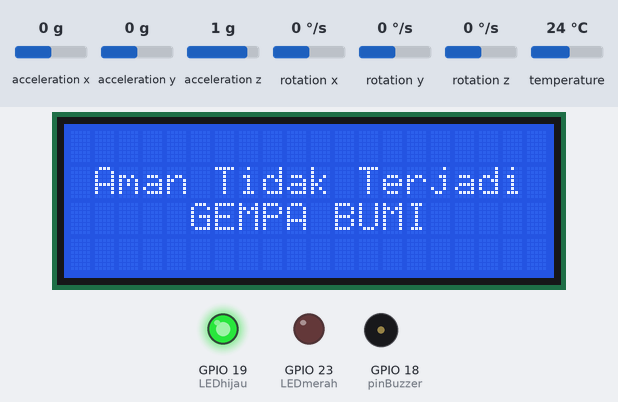
The sketch below on a simulated ESP32. Shown: 20×4 character LCD, output pins drawn as LEDs (lit = HIGH), buzzer (waves = sounding). The test bench sets the inputs (shaded band); at power-on: acceleration x 0 g, acceleration y 0 g, acceleration z 1 g, rotation x 0 °/s, rotation y 0 °/s, rotation z 0 °/s, temperature 24 °C. WiFi joins after 1.5 s; servers stay silent unless stated; web services answer with replies made up by the test bench; what the sketch prints to the serial monitor is not drawn.

Above: at 2.8 s.
2.9 s: acceleration x set to -1.4 g
At 5.0 s:
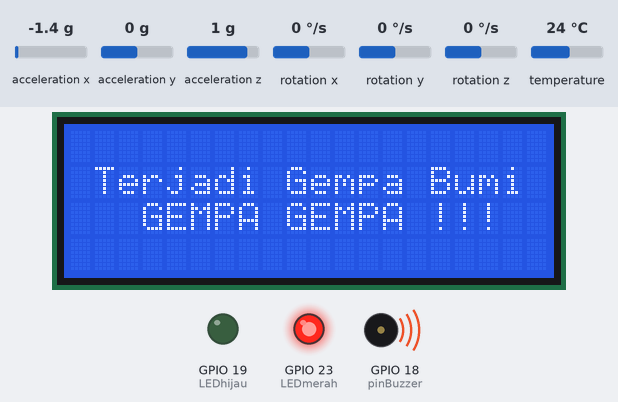
5.4 s: acceleration x set to 0 g
At 6.1 s:
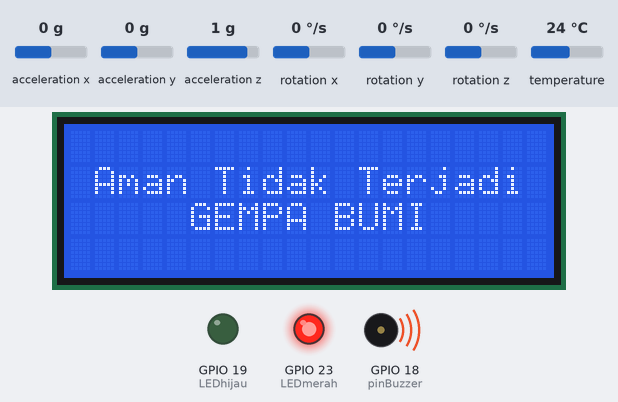
8.2 s: acceleration x set to -0.8 g
At 10.3 s:
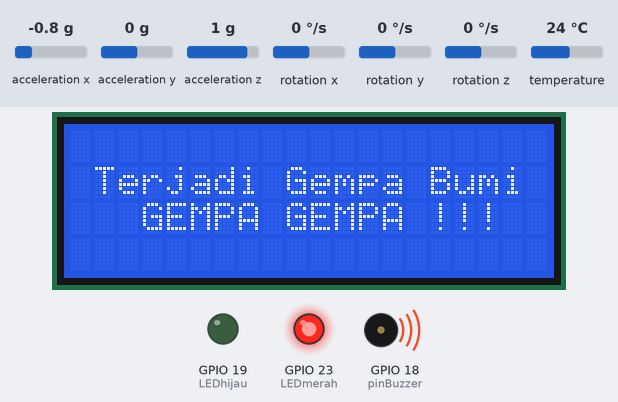
Timing chart, 0 to 16.6 s (numbered marks = the images above; inputs shaded):
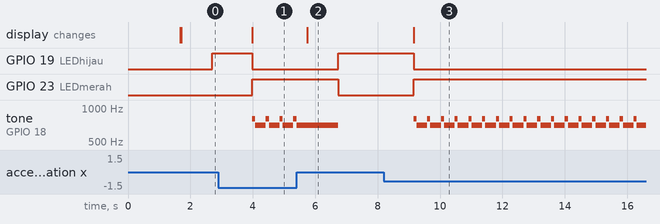

Measured:
- after the input at 2.9 s, GPIO 19 (LEDhijau): HIGH → LOW after 1.1 s; GPIO 23 (LEDmerah): LOW → HIGH after 1.1 s; tone on GPIO 18 (pinBuzzer): alternates 800 Hz for 0.10 s and 700 Hz for 0.34 s, starting after 1.1 s; the display: changes after 1.1 s (image 1)
- after the input at 5.4 s, GPIO 19 (LEDhijau): LOW → HIGH after 1.3 s; GPIO 23 (LEDmerah): HIGH → LOW after 1.3 s; the display: changes after 0.34 s (image 2)
- after the input at 8.2 s, GPIO 19 (LEDhijau): HIGH → LOW after 0.95 s; GPIO 23 (LEDmerah): LOW → HIGH after 0.95 s; tone on GPIO 18 (pinBuzzer): alternates 800 Hz for 0.10 s and 700 Hz for 0.34 s, starting after 0.95 s; the display: changes after 0.95 s (image 3)

The sketch:

sketch.ino
```cpp
#include <WiFi.h>
#include <WiFiClient.h>
#include <Adafruit_MPU6050.h>
#include <Adafruit_Sensor.h>
#include <Wire.h>
#include "ThingSpeak.h"
#include <LiquidCrystal_I2C.h>
#include <freertos/FreeRTOS.h>
#include <freertos/task.h>

#define pinBuzzer 18
int LEDmerah = 23;
int LEDhijau = 19;

WiFiClient client;

String thingSpeakAddress = "api.thingspeak.com";
String writeAPIKey;
String tsfield1Name;
String request_string;

LiquidCrystal_I2C lcd(0x27, 20, 4);

Adafruit_MPU6050 mpu;

void mpu6050Task(void *parameter);
void kirimThingspeakTask(void *parameter);

void setup()
{
  pinMode(LEDmerah, OUTPUT); // Set LEDmerah sebagai output
  pinMode(LEDhijau, OUTPUT); // Set LEDhijau sebagai output
  Serial.begin(115200);

  // Koneksi Wifi
  WiFi.disconnect();
  WiFi.begin("Wokwi-GUEST", "");
  while (!(WiFi.status() == WL_CONNECTED))
  {
    delay(300);
    Serial.print(".");
  }
  Serial.println("");
  Serial.println("WiFi connected");
  Serial.println("IP address: ");
  Serial.println(WiFi.localIP());

  // Koneksi mpu6050
  if (!mpu.begin())
  {
    Serial.println("Failed to find MPU6050 chip");
    while (1)
    {
      delay(10);
    }
  }
  mpu.setAccelerometerRange(MPU6050_RANGE_16_G);
  mpu.setGyroRange(MPU6050_RANGE_250_DEG);
  mpu.setFilterBandwidth(MPU6050_BAND_21_HZ);
  Serial.println("");
  delay(100);
  lcd.init();
  lcd.backlight();

  // Create tasks
  xTaskCreatePinnedToCore(
      mpu6050Task,    // Task function
      "mpu6050Task",  // Task name
      4096,           // Stack size (bytes)
      NULL,           // Task parameter
      1,              // Task priority
      NULL,           // Task handle
      0);             // Run on core 0

  xTaskCreatePinnedToCore(
      kirimThingspeakTask, // Task function
      "kirimThingspeakTask", // Task name
      4096,                 // Stack size (bytes)
      NULL,                 // Task parameter
      1,                    // Task priority
      NULL,                 // Task handle
      0);                   // Run on core 0
}

// inisialisasi nilai sensor
double x, y, z;
double xg, yg, zg;
int t;

void loop()
{
  // Empty loop
}

void mpu6050Task(void *parameter)
{
  while (1)
  {
    sensors_event_t a, g, temp;
    mpu.getEvent(&a, &g, &temp);

    // Acceleration
    x = a.acceleration.x;
    y = a.acceleration.y;
    z = a.acceleration.z;

    // Gyroscope
    xg = g.gyro.x;
    yg = g.gyro.y;
    zg = g.gyro.y;

    t = temp.temperature;

    // Tidak Gempa
    if (x == 0 && y == 0)
    {
      lcd.clear();
      lcd.setCursor(1, 1);
      lcd.println("Aman Tidak Terjadi");
      lcd.setCursor(5, 2);
      lcd.println("GEMPA BUMI");
      Serial.print("Aman : ");
      Serial.print(x);
      Serial.print(",");
      Serial.print(y);
      Serial.print(",");
      Serial.print(z);
      Serial.print(", ");
      delay(1000);
      tone(pinBuzzer, 0);
      digitalWrite(LEDmerah, LOW);
      digitalWrite(LEDhijau, HIGH);
    }
    // Terjadi Gempa
    else
    {
      lcd.clear();
      lcd.setCursor(1, 1);
      lcd.println("Terjadi Gempa Bumi");
      lcd.setCursor(3, 2);
      lcd.println("GEMPA GEMPA !!!");
      // Acceleration
      Serial.println("Acceleration : ");
      Serial.print(" X: ");
      Serial.print(x);
      Serial.print(", Y: ");
      Serial.print(y);
      Serial.print(", Z: ");
      Serial.print(z);
      Serial.println(" m/s^2");
      tone(pinBuzzer, 800);
      digitalWrite(LEDmerah, HIGH);
      digitalWrite(LEDhijau, LOW);
      delay(100);
      // Rotation
      Serial.println("Rotation : ");
      Serial.print(" X: ");
      Serial.print(xg);
      Serial.print(", Y: ");
      Serial.print(yg);
      Serial.print(", Z: ");
      Serial.print(zg);
      tone(pinBuzzer, 700);
      digitalWrite(LEDmerah, HIGH);
      digitalWrite(LEDhijau, LOW);
      delay(100);
      // Temperature
      Serial.println("Temperature : ");
      Serial.print("Temp :");
      Serial.print(t);
      Serial.println(" degC");
      delay(100);
    }

    vTaskDelay(pdMS_TO_TICKS(100));
  }
}

void kirimThingspeakTask(void *parameter)
{
  while (1)
  {
    if (client.connect("api.thingspeak.com", 80))
    {
      request_string = "/update?";
      request_string += "key=";
      request_string += "DJJBY2GVDN935JXJ";
      request_string += "&";
      request_string += "field1";
      request_string += "=";
      request_string += x;
      request_string += "&";
      request_string += "field2";
      request_string += "=";
      request_string += y;
      request_string += "&";
      request_string += "field3";
      request_string += "=";
      request_string += z;

      request_string += "&";
      request_string += "field4";
      request_string += "=";
      request_string += xg;
      request_string += "&";
      request_string += "field5";
      request_string += "=";
      request_string += yg;
      request_string += "&";
      request_string += "field6";
      request_string += "=";
      request_string += zg;

      request_string += "&";
      request_string += "field7";
      request_string += "=";
      request_string += t;

      // Send HTTP request
      client.print(String("GET ") + request_string + " HTTP/1.1\r\n" +
                   "Host: " + thingSpeakAddress + "\r\n" +
                   "Connection: close\r\n\r\n");

      // Read server response
      while (client.connected())
      {
        String line = client.readStringUntil('\n');
        if (line == "\r")
          break;
      }
      client.stop();
    }

    vTaskDelay(pdMS_TO_TICKS(10000));
  }
}
```
